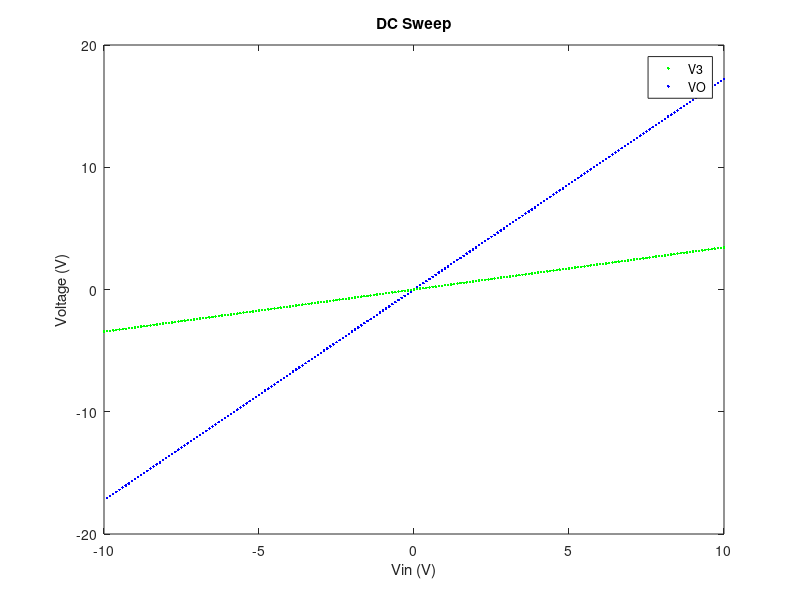
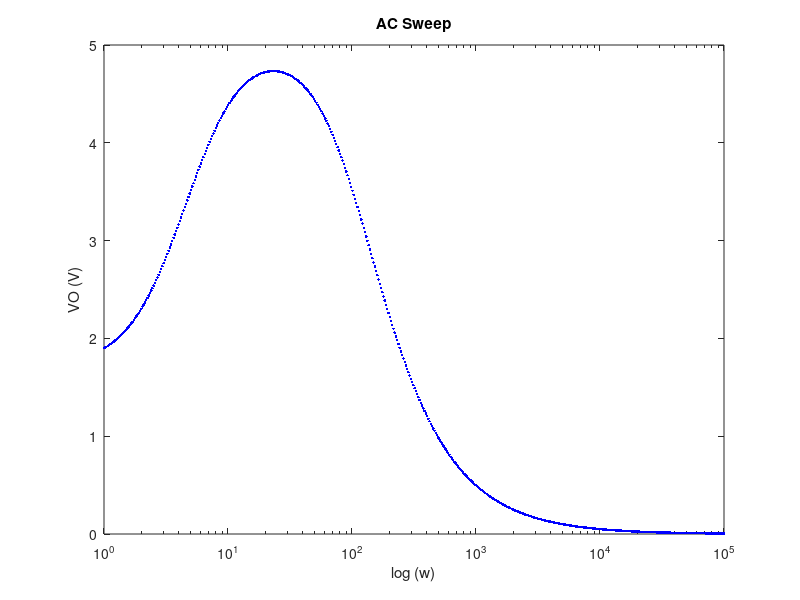
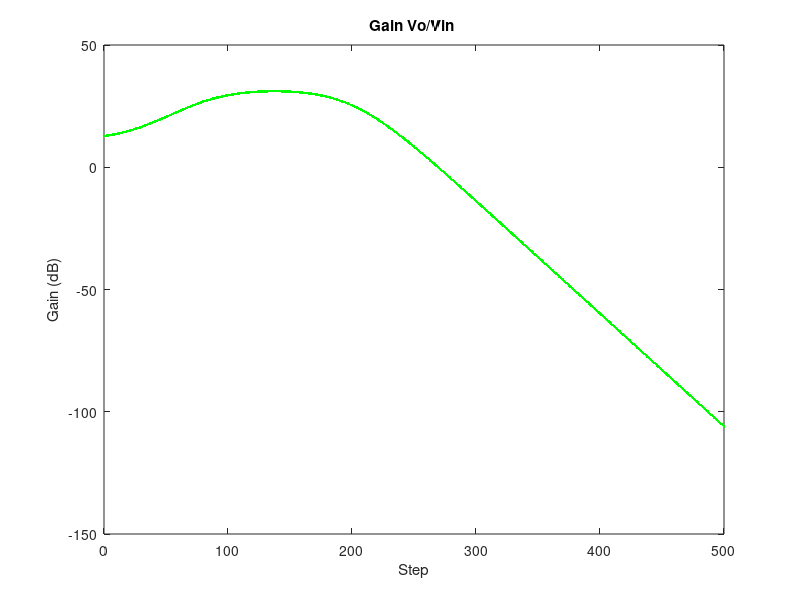
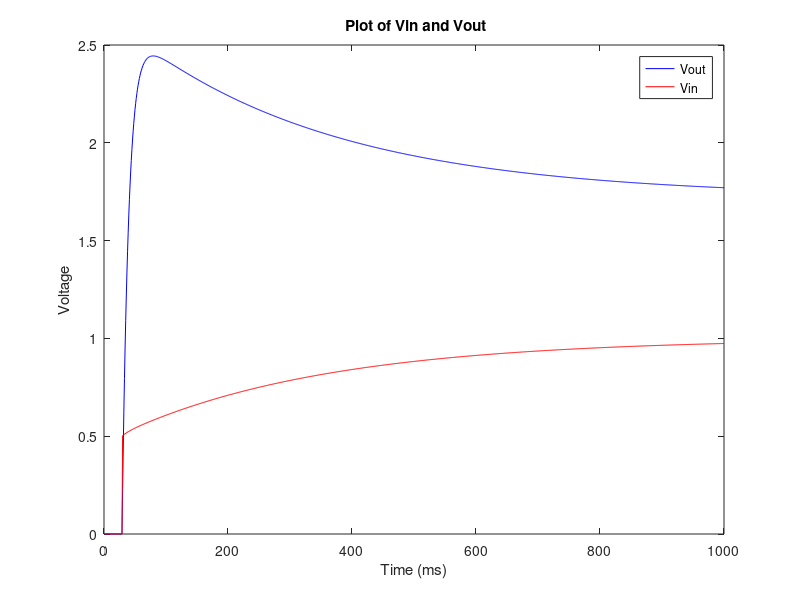

Write the MATLAB code that produced these figures, in order.
% Ryan Lindsay 
% 101038101

%% Part 1

% Most of the code is taken directly from the MNPA 
% Givens
R1 = 1;
R2 = 2;
R4 = 0.1;
RO = 1000;


R3 = 20;

G1 = 1/R1;
G2 = 1/R2;
G3 = 1/R3;
G4 = 1/R4;
GO = 1/RO;

L = 0.2;
Cap = 0.25;
alpha = 100;
 
%Matrix Definitions

C = [0 0 0 0 0 0 0;
   -Cap Cap 0 0 0 0 0;
    0 0 -L 0 0 0 0;
    0 0 0 0 0 0 0;
    0 0 0 0 0 0 0;
    0 0 0 0 0 0 0;
    0 0 0 0 0 0 0;];

G = [1 0 0 0 0 0 0;
   -G2 G1+G2 -1 0 0 0 0;
    0 1 0 -1 0 0 0;
    0 0 -1 G3 0 0 0;
    0 0 0 0 -alpha 1 0;
    0 0 0 G3 -1 0 0;
    0 0 0 0 0 -G4 G4+GO];


VDC=zeros(7,1);
VAC=zeros(7,1);
F=zeros(7,1);



for v = -10:0.1:10
    F(1,1)=v;
    VDC=G\F;
    
    figure(1)
    plot (v, VDC(7,1),'b.') 
    plot(v, VDC(4,1), 'g.') 
    hold on
end
    title('DC Sweep')
    xlabel('Vin (V)')
    ylabel('Voltage (V)')
    legend('V3','VO')
    
    hold off

w = logspace(0,5,500);                  
F(1,1) = 1;

for i = 1:length(w)
    VAC = (G+C*1j*w(i))\F;              
    figure(3)
    semilogx(w(i), abs(VAC(7,1)), 'b.')
    hold on
end

    xlabel('log (w)')
    ylabel('VO (V)')
    title('AC Sweep')
    hold off

for i = 1:length(w)
    VAC = (G+C*1j*w(i))\F; 
    gain = 20*log(abs(VAC(7,1))/F(1));   
    
    figure(4)
    plot(i, gain, 'g.')
    hold on 
end
    title('Gain Vo/Vin ')
    xlabel('Step')
    ylabel('Gain (dB)')
    hold off



perb =  Cap + 0.05.*randn(1,1000);
w = pi;
Gain = zeros(1000,1);

for n = 1:length(Gain)
    C(1,1) = perb(n);
    C(1,2) = -perb(n);
    C(2,1) = -perb(n);
    C(2,2) = perb(n);
    VAC = (G+C*1j*w)\F;                 
    Gain(n,1) = abs(VAC(7,1))/F(1);    
end


% figure(5)
% histogram(Gain,100);
% title('Histogram of Gain ')
% xlabel('Gain')
% ylabel('Number of elements')


%% Transient Circuit Simulation

Vin = 1;
steps = 1000;
dt = 1/steps;




F = [Vin; 0; 0; 0; 0; 0; 0;];

V0 = zeros(7,steps);
V1 = zeros(7,1);

Xval = 1:steps;

% Sim A

for i = 1:steps
    
    if i <30
        
        V0(:,i) = 0;
    
    elseif i == 30
        
        V0(:,i) = (C./dt+G)\(F+C*V1/dt);
        
    else
        
        V0(:,i) = (C./dt+G)\(F+C*Vprev/dt); 
        
    end
    
    Vprev = V0(:,i);
         
end

figure(6) 
plot(Xval, V0(7,:),'b')
hold on 
plot(Xval, V0(1,:),'r')
title(' Plot of Vin and Vout')
xlabel('Time (ms)')
ylabel('Voltage')
legend('Vout','Vin')



% Sim B 

V2 = zeros(7,steps);
freq = zeros(7,1);


Vprev = zeros(7,1);

for i =1:steps

freq(1) = sin(2*pi*(1/0.03)*i/steps);
V2(:,i) = (C./dt+G)\(freq+C*Vprev/dt);

Vprev = V2(:,i);

end

figure(7)
plot(Xval, V2(7,:), 'b')
hold on
plot(Xval, V2(1,:), 'r')
title('Vin vs Vout (Sine Pulse)')
xlabel('Time (ms)')
ylabel('Voltage')
legend('Vout','Vin')


% Sim C

V3 = zeros(7,steps);

Gpulse = zeros(7,1);


Vprev = zeros(7,1);

for i = 1:steps
    
    
    Gpulse(1,1) = exp(-1/2*((i/steps-0.06)/(0.03))^2);
    
    V3(:,i) = (C./dt+G)\(Gpulse+C*Vprev/dt);
    
    Vprev = V3(:,i);
    
end



figure(8)
plot(Xval, V3(7,:), 'b')
hold on
plot(Xval, V3(1,:), 'r')
title(' Vin vs Vout (Gaussian Pulse)')
xlabel(' Time (ms)')
ylabel('Voltage')
legend('Vout','Vin')
    
    
%% Fourier Transform

% Sim A
freq = linspace(-500,500,steps);

FV1 = fft(V0.');
FSV1 = fftshift(FV1);

figure(9)
plot(freq, 20*log10(abs(FSV1(:,1))),'r')
hold on 
plot(freq, 20*log10(abs(FSV1(:,7))),'b')
axis([-500 500 -100 inf])
ylabel('Voltage')
xlabel('Frequency')
title('Fourier Transform Plot')

% Sim B

FV2 = fft(V2.');
FSV2 = fftshift(FV2);

figure(10)
plot(freq, 20*log10(abs(FSV2(:,1))),'r')
hold on 
plot(freq, 20*log10(abs(FSV2(:,7))),'b')
axis([-500 500 -100 inf])
ylabel('Voltage')
xlabel('Frequency')
title('Fourier Transform Plot (Sine Pulse)')
% Sim C 

FV3 = fft(V3.');
FSV3 = fftshift(FV3);

figure(11)
plot(freq, 20*log10(abs(FSV3(:,1))),'r')
hold on 
plot(freq, 20*log10(abs(FSV3(:,7))),'b')
axis([-500 500 -100 inf])
ylabel('Voltage')
xlabel('Frequency')
title('Fourier Transform Plot (Gaussian Pulse')









